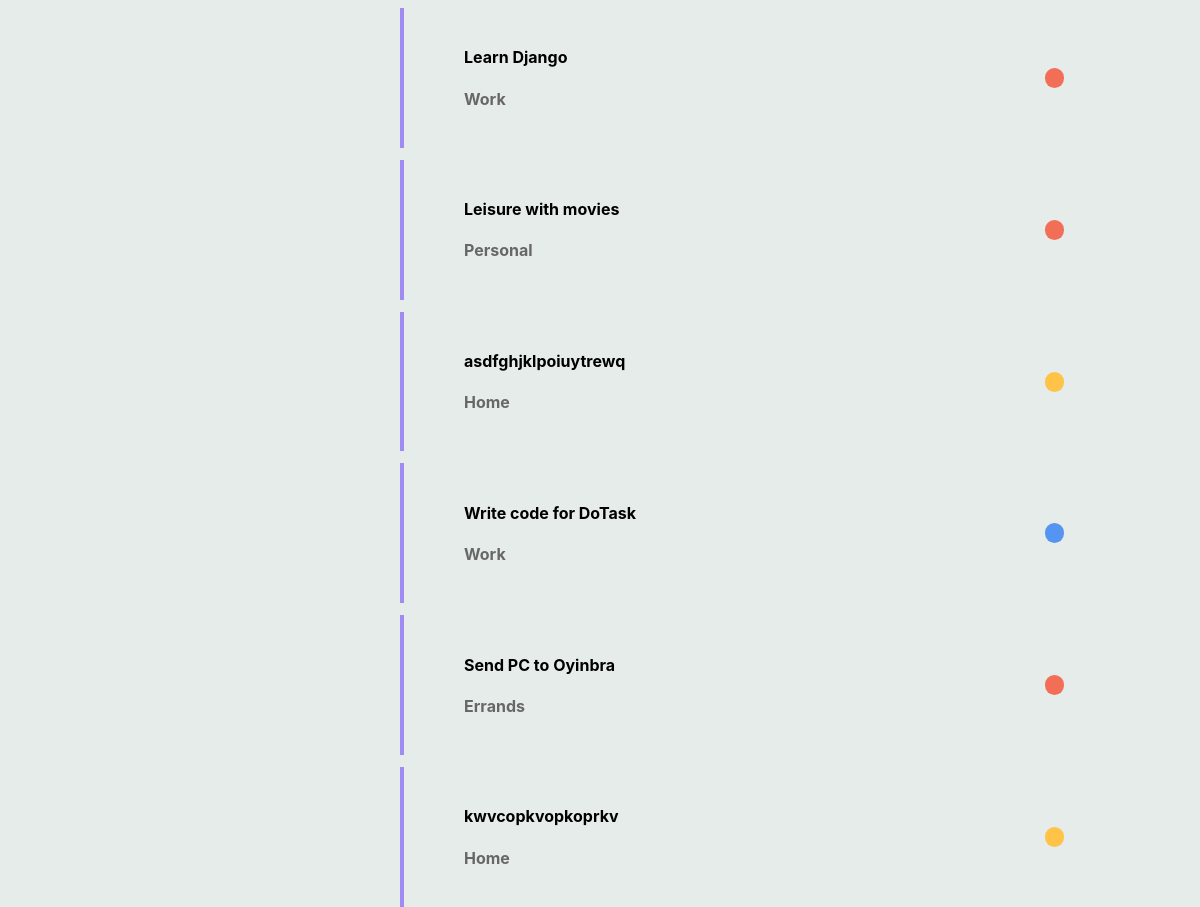
/tasks (signed in, lower part), run on an earlier commit of the app's database.
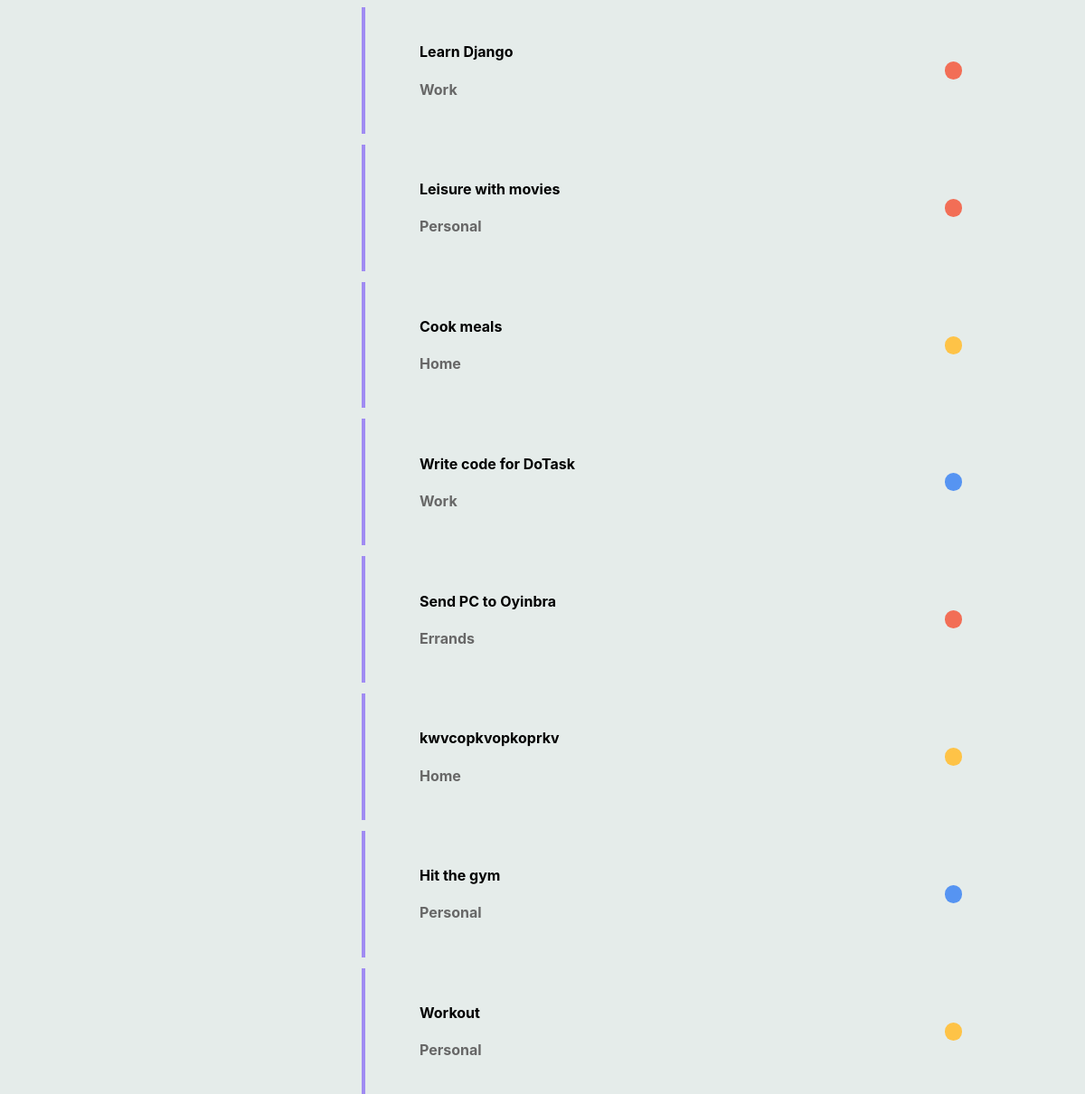
And on a later commit of the database.
### dotask/models.py (models this page shows)
class Task(db.Model):
    __tablename__ = "task"
    id = db.Column(db.Integer, primary_key=True)
    title = db.Column(db.String(100), nullable=False)
    description = db.Column(db.String(400), nullable=False)
    due_date = db.Column(db.Date, nullable=False)
    status = db.Column(Enum(TaskStatus))
    tag = db.Column(Enum(TaskTag))
    user_id = db.Column(db.Integer, db.ForeignKey('user.id'), nullable=False)
    user = relationship('User', back_populates='tasks')

### dotask/routes.py (the view)
@app.route("/tasks")
@login_required
def hello_tasks():
    tasks = Task.query.filter_by(user_id=current_user.id).all()
    if tasks:
        return render_template("tasks.html", tasks=tasks)
    else:
        return render_template("tasks.html")

### dotask/routes.py (called while the page is built)
@app.after_request
def after_request(response):
    response.headers["Cache-Control"] = "no-cache, no-store, must-revalidate"
    return response

@login_manager.user_loader
def load_user(user_id):
    return User.query.get(user_id)

### dotask/templates/tasks.html (shortened to what this page needs)
{% extends "layout.html" %}
{% block head %}
    <link rel="stylesheet" {% block css_tab_colour %} href="../static/page_css_folder/tasks.css">
    {% endblock %}
{% endblock %}
{% block tasks %}
    {% if tasks %}
        {% for task in tasks %}
        <a href="{{ url_for('hello_each_task', task_id=task['id']) }}">
        <div class="message-box">
            <div class="message">
                <h4> {{ task['title'] }} </h4>
                <h4 style="color: #676767;"> {{ task.tag.name }} </h4>
            </div>
            <div class="message-dot {% if task.status.name == 'In_Progress' %}progress-task
                {% elif task.status.name == 'Completed' %}completed-task
                {% elif task.status.name == 'Cancelled' %}cancelled-task
                {% else %}unknown-task
                {% endif %}">
            </div>
        </div>
        </a>
        {% endfor %}
        {% else %}
                <div class="message-box">
                    <div class="message">
                        <h2>No Tasks Yet</h2>
                    </div>
                </div>
    {% endif %}
{% endblock tasks %}

What changed in the data, as far as the page shows it:
changed Task: title "asdfghjklpoiuytrewq" → "Cook meals"
added Task: title "Hit the gym", tag.name "Personal"
added Task: title "Workout", tag.name "Personal"
